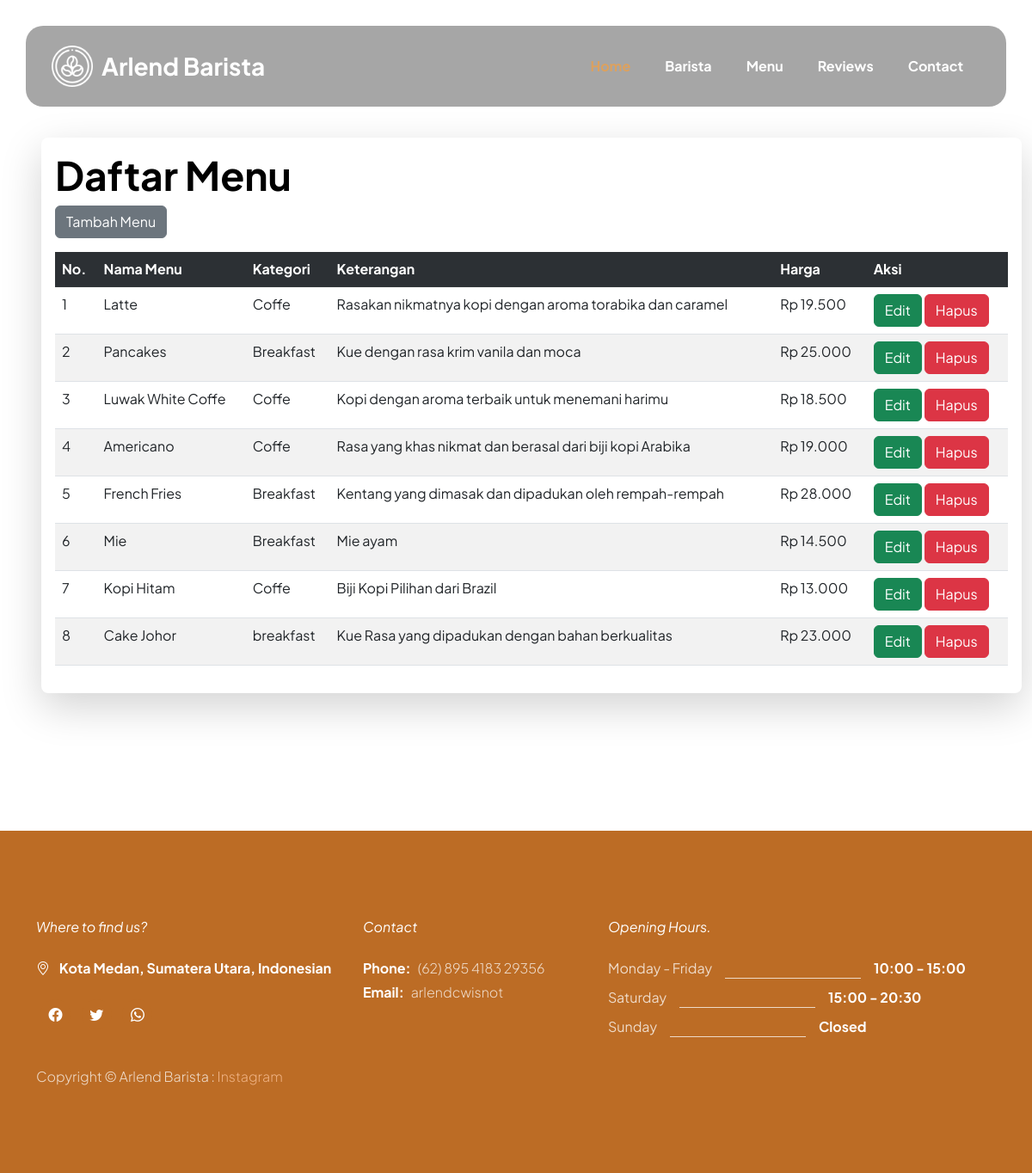
/admin/index.php?url=menu, run on the app's committed database.
### tables this page shows
CREATE TABLE `menu` (
  `id` int(11) NOT NULL,
  `nama` varchar(30) NOT NULL,
  `keterangan` varchar(255) NOT NULL,
  `kategori` varchar(50) NOT NULL,
  `harga` varchar(20) NOT NULL
);

### admin/menu.php (the view)
<h2>Daftar Menu</h2>
<a href="?url=tambah_menu" class="btn btn-secondary ">Tambah Menu</a>
<table class="table table-hover mt-3 table table-striped">
    <tr class="table-dark">
        <th>No.</th>
        <th>Nama Menu</th>
        <th>Kategori</th>
        <th>Keterangan</th>
        <th>Harga</th>
        <th>Aksi</th>
    </tr>
    <?php
    include 'koneksi.php';
    $a = 1;
    $query = mysqli_query($koneksi, "SELECT * FROM menu");
    foreach ($query as $menu) {
    ?>
        <tr>
            <td><?= $a++; ?></td>
            <td><?= $menu['nama'] ?></td>
            <td><?= $menu['kategori'] ?></td>
            <td><?= $menu['keterangan'] ?></td>
            <td>Rp <?= number_format((int)$menu['harga'], 0, ',', '.') ?></td>
            <td>
                <a href="?url=edit_menu&id=<?= $menu['id'] ?>" class="btn btn-success">Edit</a>
                <a href="?url=hapus_menu&id=<?= $menu['id'] ?>" onclick="return confirm('Hapus Menu?')" class="btn btn-danger">Hapus</a>
            </td>
        </tr>
    <?php
    }
    ?>
</table>

### css/tooplate-barista.css (style rules this page uses)
:root { --white-color: #ffffff; --primary-color: #BC6C25; --secondary-color: #DDA15E; --section-bg-color: #b78752; --custom-btn-bg-color: #BC6C25; --custom-btn-bg-hover-color: #DDA15E; --dark-color: #000000; --p-color: #717275; --border-color: #7fffd4; --link-hover-color: #E76F51; --body-font-family: 'Plus Jakarta Sans', sans-serif; --h1-font-size: 68px; --h2-font-size: 46px; --h3-font-size: 32px; --h4-font-size: 28px; --h5-font-size: 24px; --h6-font-size: 22px; --p-font-size: 20px; --btn-font-size: 16px; --form-btn-font-size: 18px; --menu-font-size: 16px; --border-radius-large: 100px; --border-radius-medium: 20px; --border-radius-small: 10px; --font-weight-thin: 200; --font-weight-light: 300; --font-weight-normal: 400; --font-weight-bold: 700; }
body { background-color: var(--white-color); font-family: var(--body-font-family); }
h2, h3, h4, h5, h6 { color: var(--dark-color); }
h1, h2, h3, h4, h5, h6 { font-weight: var(--font-weight-bold); }
h2 { font-size: var(--h2-font-size); }
a, button { touch-action: manipulation; transition: all 0.3s; }
a { display: inline-block; color: var(--primary-color); text-decoration: none; }

### data on the page
menu: nama "Latte", kategori "Coffe", keterangan "Rasakan nikmatnya kopi dengan aroma torabika dan caramel", harga "19.500"
menu: nama "Pancakes", kategori "Breakfast", keterangan "Kue dengan rasa krim vanila dan moca", harga "25.000"
menu: nama "Luwak White Coffe", kategori "Coffe", keterangan "Kopi dengan aroma terbaik untuk menemani harimu", harga "18.500"
menu: nama "Americano", kategori "Coffe", keterangan "Rasa yang khas nikmat dan berasal dari biji kopi Arabika", harga "19.000"
menu: nama "French Fries", kategori "Breakfast", keterangan "Kentang yang dimasak dan dipadukan oleh rempah-rempah", harga "28.000"
menu: nama "Mie", kategori "Breakfast", keterangan "Mie ayam", harga "14.500"
menu: nama "Kopi Hitam", kategori "Coffe", keterangan "Biji Kopi Pilihan dari Brazil", harga "13.000"
menu: nama "Cake Johor", kategori "breakfast", keterangan "Kue Rasa yang dipadukan dengan bahan berkualitas", harga "23.000"
